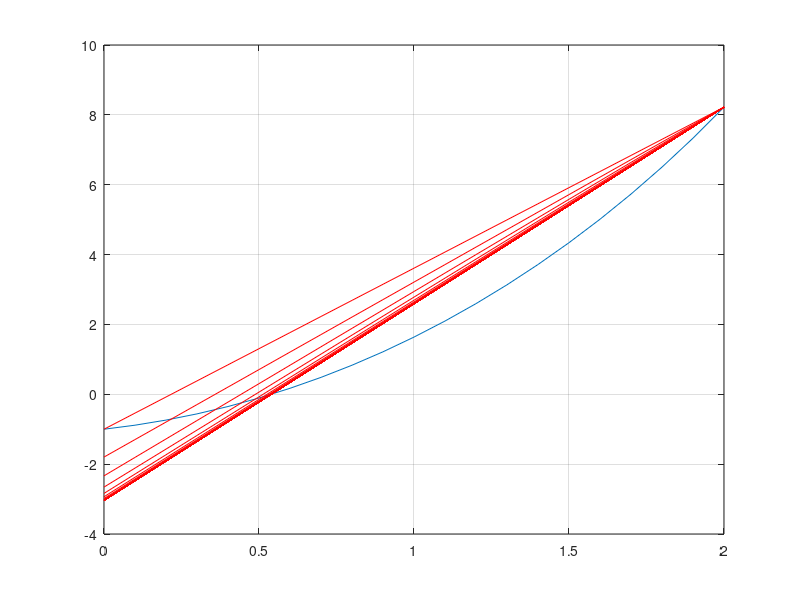

This figure's MATLAB source:
function FalsaPosicao
  clear
  clc
  a=0;
  b=2;
  fa=funcao(a);
  fb=funcao(b);
  x=[a:0.1:b];
  y=funcao(x);
  plot(x,y)
  grid
  hold on
  erro = 10^-7;
  k = 0; %numero de interações
  fxm=1;
  while(abs(fxm)>erro)
    k+=1;
    xm=a-((fa*(b-a))/(fb-fa))
    fxm= funcao(xm)
    r=fa+((fb-fa)/(b-a))*(x-a);
    plot(x,r, 'r')
    %hold on
    pause
    if (fa*fxm<0)
      b=xm;
      fb=fxm;
    else
      a=xm;
      fa=fxm;
    end
  end
  k
  xm %raiz
  fxm %precisao
end

function f=funcao(x)
  f=exp(x)-2*cos(x);
end



